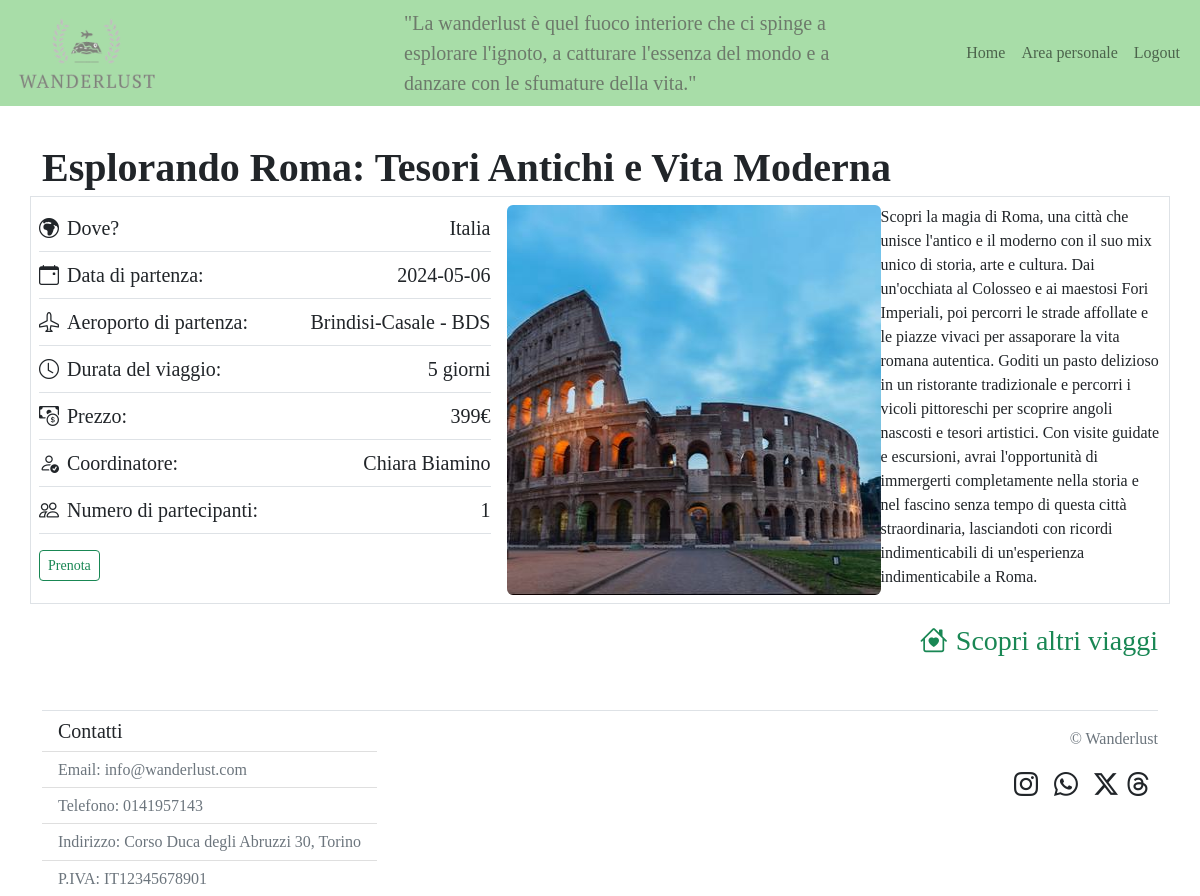
The page /viaggio/11 (signed in) on the database as committed earlier.
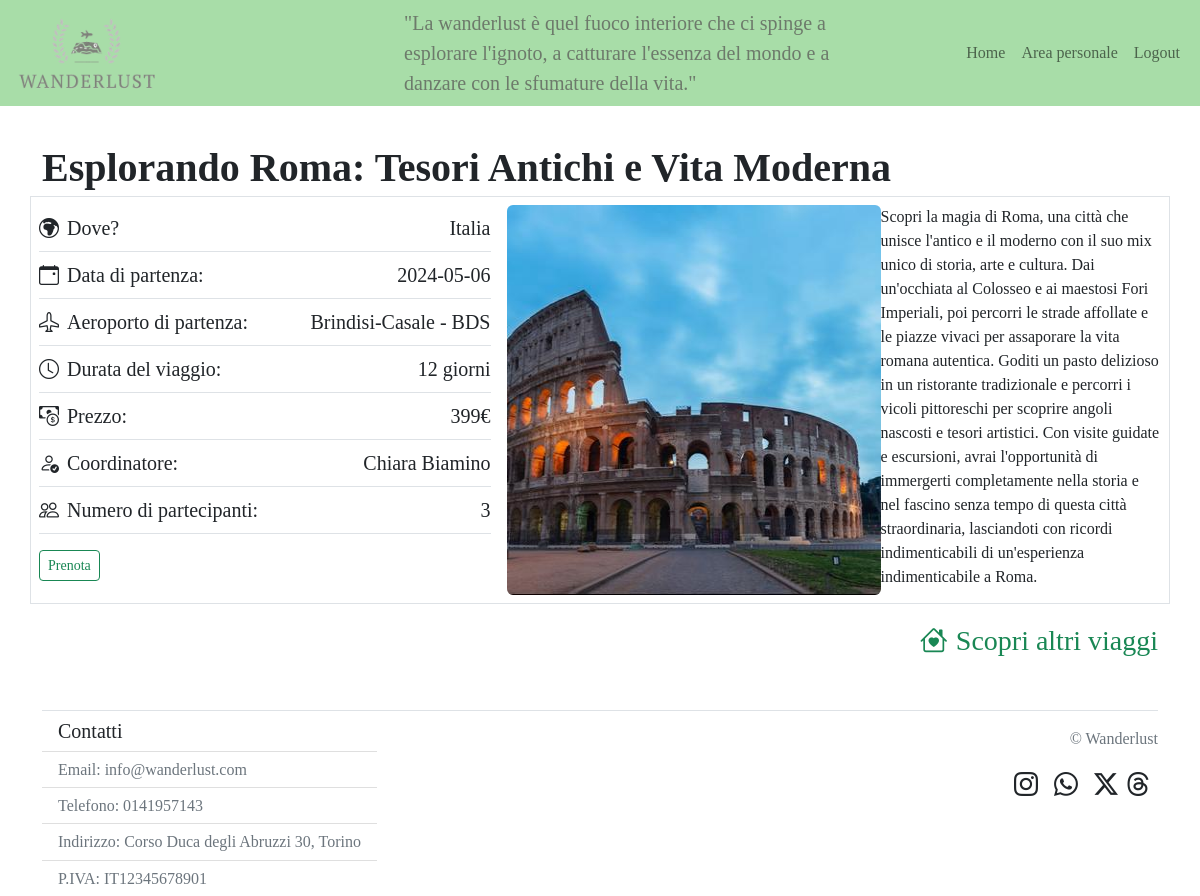
The same page on the database as committed later.
### tables this page shows
CREATE TABLE "viaggi" (
	"id"	INTEGER NOT NULL,
	"id_coordinatore"	INTEGER NOT NULL,
	"continente"	TEXT NOT NULL,
	"nazione"	TEXT NOT NULL,
	"data"	TEXT NOT NULL,
	"num_giorni"	TEXT NOT NULL,
	"aeroporto"	TEXT NOT NULL,
	"prezzo"	INTEGER NOT NULL,
	"descrizione"	TEXT NOT NULL,
	"img_viaggio"	TEXT NOT NULL UNIQUE,
	"approvato"	INTEGER NOT NULL,
	"titolo"	TEXT NOT NULL,
	PRIMARY KEY("id" AUTOINCREMENT)
);

### app.py (the view)
@app.route('/viaggio/<int:id_viaggio>')
def pagina_viaggio(id_viaggio):
    viaggio = viaggi_dao.getViaggioAndPartecipazioni(id_viaggio)
    aeroporti_italiani = [
    "Roma-Fiumicino - FCO", "Milano-Malpensa - MXP", "Milano-Linate - LIN", "Venezia Marco Polo - VCE", "Napoli-Capodichino - NAP", "Firenze-Peretola - FLR", "Bologna-Guglielmo Marconi - BLQ", "Catania-Fontanarossa - CTA", "Palermo-Punta Raisi - PMO", "Bergamo-Orio al Serio - BGY", "Pisa Galileo Galilei - PSA", "Verona-Villafranca - VRN", "Torino-Caselle - TRN", "Bari-Palese - BRI", "Cagliari-Elmas - CAG", "Trapani-Birgi - TPS", "Brindisi-Casale - BDS", "Genova-Cristoforo Colombo - GOA", "Perugia-Sant'Egidio - PEG", "Ancona-Falconara - AOI"
]
    return render_template('viaggio.html', viaggio = viaggio, aeroporti_italiani=aeroporti_italiani)

### app.py (called while the page is built)
@login_manager.user_loader
def load_user(user_id):
    db_user = utenti_dao.getUtenteByID(user_id)
    if db_user is not None:
        user = User(id=db_user['id'], nome = db_user['nome'], cognome = db_user['cognome'], email = db_user['email'], password = db_user['password'], tipologia = db_user['tipologia'], img_profilo=db_user['img_profilo'])
    return user

### utenti_dao.py (called while the page is built)
def getUtenteByID(id):
    query = 'SELECT * FROM utenti WHERE id = ?'
    connection = sqlite3.connect('db/wanderlust.db')
    connection.row_factory = sqlite3.Row
    cursor = connection.cursor()
    cursor.execute(query, (id,))
    result = cursor.fetchone()
    cursor.close()
    connection.close()
    return result

### templates/viaggio.html (shortened to what the changed rows need)
{% extends "base.html" %}
{% block content %}
<h1 class="fontCopperplate fs-1 fw-bold mb-1">{{viaggio.titolo}}</h1>
<article class="d-flex flex-wrap border p-2">
    <section class="col-5 d-flex flex-column">
        <section class="d-flex justify-content-between me-3 py-2 border-bottom align-items-center">
            <div class="d-flex justify-content-start align-items-center fs-5">
                {%if viaggio.continente == 'Africa' or viaggio.continente=='Europa'%}
                <i class="bi bi-globe-europe-africa me-2"></i>
                {%elif viaggio.continente == 'NordAmerica' or viaggio.continente == 'SudAmerica'%}
                <i class="bi bi-globe-americas me-2"></i>
                {%elif viaggio.continente == 'Asia'%}
                <i class="bi bi-globe-central-south-asia me-2"></i>
                {%else%}
                <i class="bi bi-globe-asia-australia me-2"></i>
                {%endif%}
                <p class="fontCopperplate pMarginNegativo">Dove?</p>
            </div>
            <p class="pMarginNegativo fs-5">{{viaggio.nazione}}</p>
        </section>
        <section class="d-flex justify-content-between me-3 py-2 border-bottom align-items-center">
            <div class="d-flex justify-content-start fs-5">
                <i class="bi bi-calendar-event me-2"></i>
                <p class="fontCopperplate pMarginNegativo">Data di partenza:</p>
            </div>
            <p class="pMarginNegativo fs-5">{{viaggio.data}}</p>
        </section>
        <section class="d-flex justify-content-between me-3 py-2 border-bottom align-items-center">
            <div class="d-flex justify-content-start fs-5">
                <i class="bi bi-airplane me-2"></i>
                <p class="fontCopperplate pMarginNegativo">Aeroporto di partenza:</p>
            </div>
            <p class="pMarginNegativo fs-5">{{viaggio.aeroporto}}</p>
        </section>
        <section class="d-flex justify-content-between me-3 py-2 border-bottom align-items-center">
            <div class="d-flex justify-content-start fs-5 align-items-center">
                <i class="bi bi-clock me-2"></i>
                <p class="fontCopperplate pMarginNegativo">Durata del viaggio:</p>
            </div>
            <p class="pMarginNegativo fs-5">{{viaggio.num_giorni}} giorni</p>
        </section>
        <section class="d-flex justify-content-between me-3 py-2 border-bottom align-items-center">
            <div class="d-flex justify-content-start fs-5">
                <i class="bi bi-cash-coin me-2"></i>
                <p class="fontCopperplate pMarginNegativo">Prezzo:</p>
            </div>
            <p class="pMarginNegativo fs-5">{{viaggio.prezzo}}€</p>
        </section>
        <section class="d-flex justify-content-between me-3 py-2 border-bottom align-items-center">
            <div class="d-flex justify-content-start fs-5">
                <i class="bi bi-people me-2"></i>
                <p class="fontCopperplate pMarginNegativo">Numero di partecipanti:</p>
            </div>
            <p class="pMarginNegativo fs-5">{{viaggio.partecipanti}}</p>
        </section>
    </section>
    <section class="col-4 d-flex justify-content-center">
        <img class="zoomable rounded" src="{{url_for('static', filename = 'viaggio/'+viaggio.img_viaggio)}}" alt="Questa è l'immagine del viaggio in {{viaggio.nazione}}">
    </section>
    <section id = "descriptionSection" class="col-3 d-flex flex-column align-items-center">
        <p class="fs-6">{{viaggio.descrizione}}</p>
    </section>
</article>
<section class = "d-flex justify-content-end align-items-center mt-3">
    <a class="d-flex justify-content-start anchorNoTextDec fs-3 text-success" href="{{ url_for('home') }}">
    </a>
</section>
{%endblock%}

Rows that differ between the two databases and show on the page:
changed viaggi "Esplorando Roma: Tesori Antichi e Vita Moderna": num_giorni "5" → "12"
Other text that changed with them:
{{ viaggio.partecipanti }}: "1" → "3"
